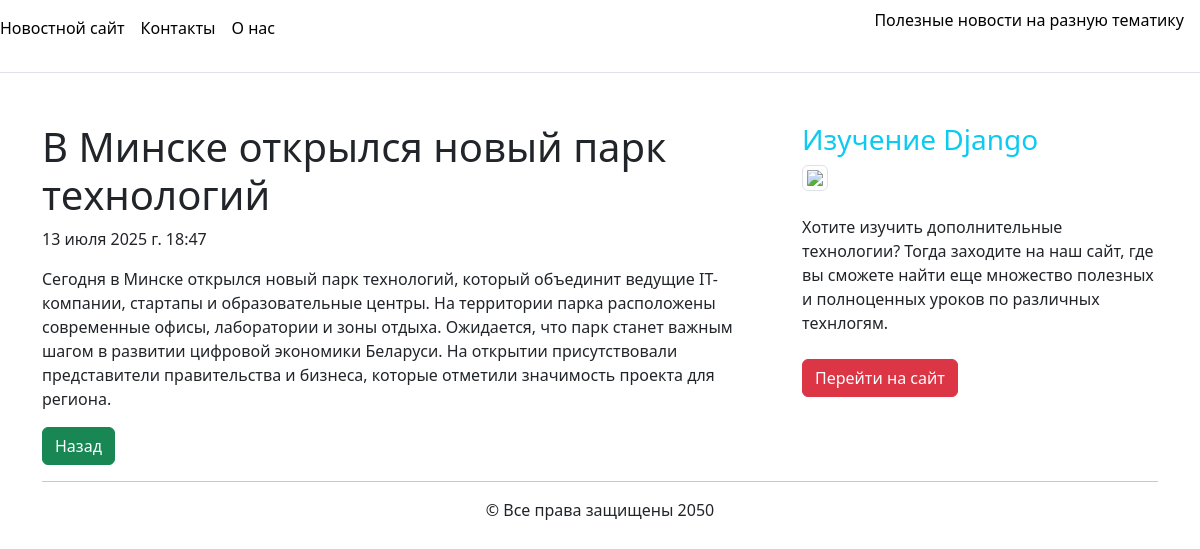
Page /2/ on the committed database.
### main/models.py (models this page shows, shortened)
class Article(models.Model):
    title = models.CharField('Название', max_length=100)
    anons = models.CharField('Анонс', max_length=250)
    full_text = models.TextField('Статья')
    date = models.DateTimeField('Дата публикации')
    class Meta:
        verbose_name = 'Новость'
        verbose_name_plural = 'Новости'

### main/views.py (the view)
# urls.py: path('<int:pk>/', views.NewsDetailView.as_view(), name='news_detail'),
class NewsDetailView(DetailView):
    model = Article
    template_name = 'main/details_view.html'
    context_object_name = 'article'

### templates/main/details_view.html (shortened to what this page needs)
{% extends 'main/shablon.html' %}
{% block content %}
    <div class="as">
    <h1>{{ article.title }}</h1>
        <p>{{ article.date }}</p>
    <p>{{ article.full_text }}</p>
    <a href="{% url 'index' %}" class="btn btn-success">Назад</a>
    </div>
{% endblock %}

### rows in the picture
Article: title "В Минске открылся новый парк технологий", date "13 июля 2025 г. 18:47", full_text "Сегодня в Минске открылся новый парк технологий, который объединит ведущие IT-компании, стартапы и образовательные центры. На территории парка расположены современные офисы, лаборатории и зоны отдыха. Ожидается, что парк станет важным шагом в развитии цифровой экономики Беларуси. На открытии присутствовали представители правительства и бизнеса, которые отметили значимость проекта для региона."
